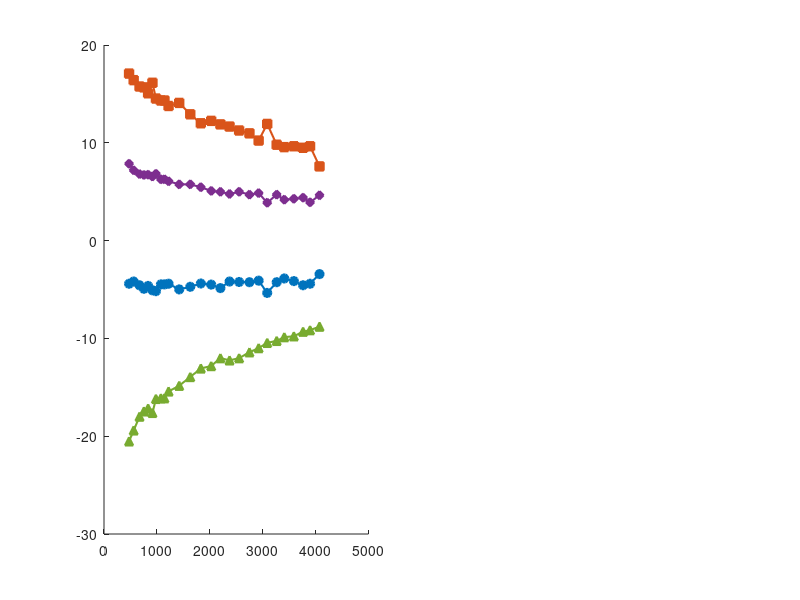

This figure's MATLAB source: (Note: this script raises an error after producing the figure.)
% Vetor de luminosidade de referencia (luximetro)
lux = [474, 561, 672, 755, 834, 916, 982, 1076, 1143, 1221, ...
       1422, 1631, 1831, 2027, 2201, 2374, 2555, 2750, 2924, ...
       3086, 3265, 3409, 3590, 3764, 3896, 4075];

% Tensoes medias por LDR (V)
V1 = [2.170, 2.260, 2.320, 2.360, 2.400, 2.440, 2.473, 2.510, ...
      2.540, 2.560, 2.620, 2.663, 2.710, 2.743, 2.770, 2.803, ...
      2.827, 2.850, 2.870, 2.877, 2.900, 2.920, 2.933, 2.933, ...
      2.950, 2.970];

V2 = [2.410, 2.490, 2.547, 2.590, 2.620, 2.677, 2.693, 2.720, ...
      2.750, 2.763, 2.833, 2.860, 2.893, 2.930, 2.957, 2.980, ...
      3.000, 3.020, 3.030, 3.070, 3.057, 3.070, 3.087, 3.090, ...
      3.107, 3.093];

V3 = [1.990, 2.090, 2.170, 2.220, 2.260, 2.300, 2.350, 2.380, ...
      2.410, 2.437, 2.510, 2.560, 2.613, 2.650, 2.690, 2.713, ...
      2.740, 2.770, 2.793, 2.820, 2.833, 2.853, 2.870, 2.880, ...
      2.897, 2.910];

V4 = [2.307, 2.387, 2.447, 2.490, 2.527, 2.570, 2.607, 2.630, ...
      2.660, 2.677, 2.740, 2.780, 2.820, 2.850, 2.880, 2.903, ...
      2.930, 2.950, 2.970, 2.980, 3.000, 3.010, 3.027, 3.033, ...
      3.043, 3.060];

% ANTES DA CALIBRAGEM
% Dispersao baseada nas tensoes brutas

% Media das tensoes brutas entre os 4 LDRs
V_media = (V1 + V2 + V3 + V4) / 4;

% Diferenca de cada LDR em relacao a media 
dV1 = (V1 - V_media) * 1000;
dV2 = (V2 - V_media) * 1000;
dV3 = (V3 - V_media) * 1000;
dV4 = (V4 - V_media) * 1000;

% Conversao dos desvios de tensao para percentual da faixa total
faixa_V = (max([V1 V2 V3 V4]) - min([V1 V2 V3 V4])) * 1000;
dV1_pct = (dV1 / faixa_V) * 100;
dV2_pct = (dV2 / faixa_V) * 100;
dV3_pct = (dV3 / faixa_V) * 100;
dV4_pct = (dV4 / faixa_V) * 100;

% DEPOIS DA CALIBRAGEM
% Dispersao baseada nos valores de lux estimados pelas equacoes
L1 = 0.7071 .* V1.^7.9288;
L2 = 0.0493 .* V2.^9.9301;
L3 = 3.3803 .* V3.^6.6034;
L4 = 0.1976 .* V4.^8.8516;

% Media dos lux estimados entre os 4 LDRs
L_media = (L1 + L2 + L3 + L4) / 4;

% Diferenca de cada LDR em relacao a media (em lux)
dL1 = L1 - L_media;
dL2 = L2 - L_media;
dL3 = L3 - L_media;
dL4 = L4 - L_media;

% Conversao dos desvios de lux para percentual da faixa total
faixa_L = max(lux) - min(lux);
dL1_pct = (dL1 / faixa_L) * 100;
dL2_pct = (dL2 / faixa_L) * 100;
dL3_pct = (dL3 / faixa_L) * 100;
dL4_pct = (dL4 / faixa_L) * 100;

% GRAFICO UNICO COM DOIS PAINEIS
cores = {[0.00 0.45 0.74], [0.85 0.33 0.10], [0.47 0.67 0.19], [0.49 0.18 0.56]};
marcadores = {'o', 's', '^', 'd'};
nomes = {'LDR1 (GPIO 34)', 'LDR2 (GPIO 35)', 'LDR3 (GPIO 36 / VP)', 'LDR4 (GPIO 39 / VN)'};
figure('Position', [100, 100, 1200, 480]);

% Painel esquerdo - Antes da calibragem
subplot(1, 2, 1);
hold on;
dados_antes = {dV1_pct, dV2_pct, dV3_pct, dV4_pct};
for i = 1:4
    plot(lux, dados_antes{i}, [marcadores{i} '-'], 'Color', cores{i}, ...
        'LineWidth', 1.5, 'MarkerFaceColor', cores{i}, 'DisplayName', nomes{i});
end
yline(0, '--k', 'Media dos LDRs', 'LineWidth', 1.0, ...
    'LabelHorizontalAlignment', 'left', 'FontSize', 9);
xlabel('Luminosidade de referencia (lux)', 'FontSize', 11);
ylabel('Desvio em relacao a media (% da faixa)', 'FontSize', 11);
title('Antes da Calibragem', 'FontSize', 12);
legend('Location', 'best', 'FontSize', 9);
grid on;
hold off;

% Painel direito - Depois da calibragem
subplot(1, 2, 2);
hold on;
dados_depois = {dL1_pct, dL2_pct, dL3_pct, dL4_pct};
for i = 1:4
    plot(lux, dados_depois{i}, [marcadores{i} '-'], 'Color', cores{i}, ...
        'LineWidth', 1.5, 'MarkerFaceColor', cores{i}, 'DisplayName', nomes{i});
end
yline(0, '--k', 'Media dos LDRs', 'LineWidth', 1.0, ...
    'LabelHorizontalAlignment', 'left', 'FontSize', 9);
xlabel('Luminosidade de referencia (lux)', 'FontSize', 11);
ylabel('Desvio em relacao a media (% da faixa)', 'FontSize', 11);
title('Depois da Calibragem', 'FontSize', 12);
legend('Location', 'best', 'FontSize', 9);
grid on;
hold off;
sgtitle('Dispersao entre LDRs do Sistema', 'FontSize', 13, 'FontWeight', 'bold');

% DESVIO PADRAO ao longo da faixa - resumo quantitativo
fprintf('\n=== Desvio padrao medio entre LDRs ===\n');
std_antes_pct = mean(std([dV1_pct; dV2_pct; dV3_pct; dV4_pct], 0, 1));
std_depois_pct = mean(std([dL1_pct; dL2_pct; dL3_pct; dL4_pct], 0, 1));
fprintf('Antes da calibragem:  %.2f %% da faixa total\n', std_antes_pct);
fprintf('Depois da calibragem: %.2f %% da faixa total\n', std_depois_pct);c
